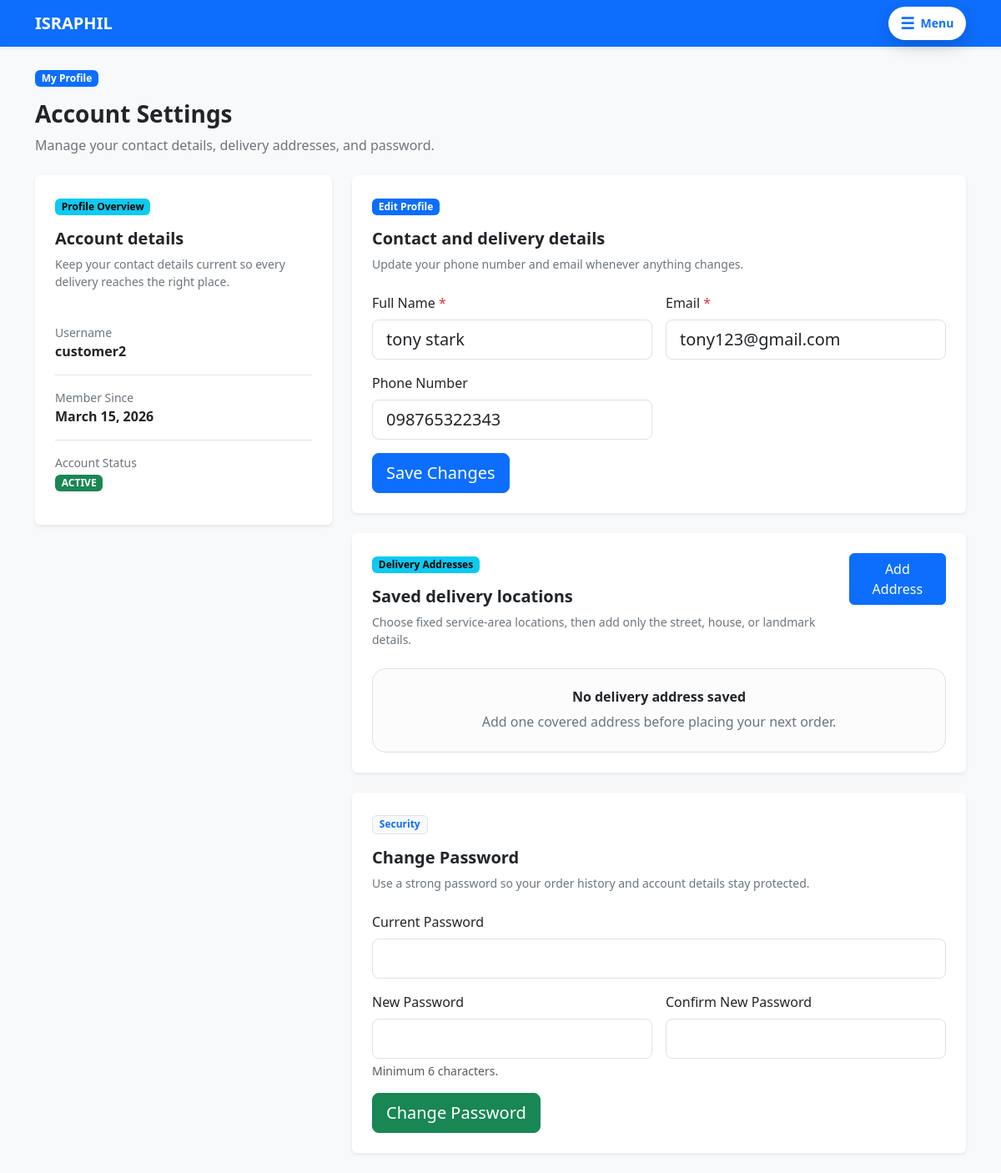
Before: /pages/customer/profile.php (signed in) with the older database file.
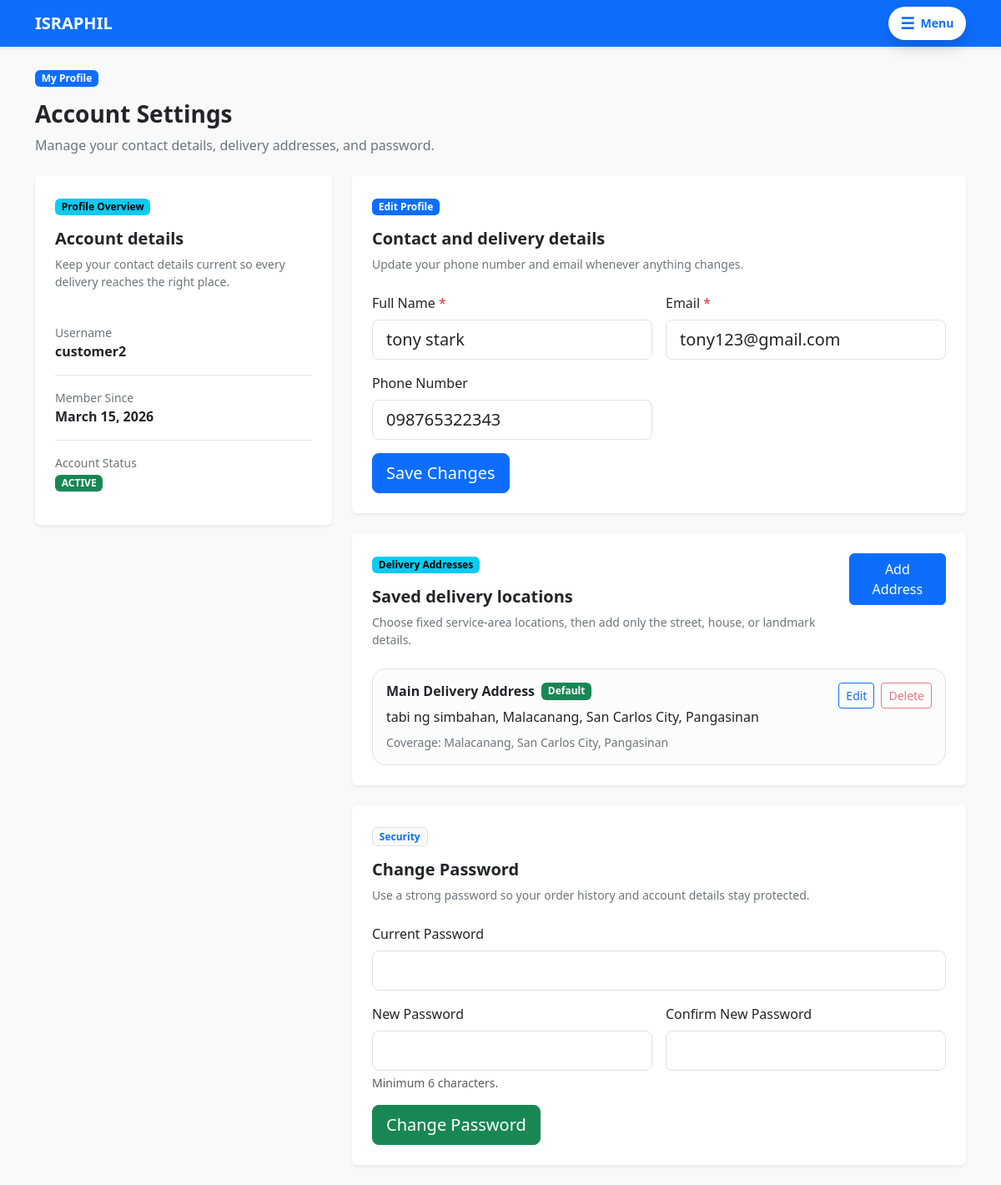
After: the same page with the newer database file.
### tables this page shows
CREATE TABLE `customer_delivery_addresses` (
  `address_id` int(11) NOT NULL,
  `customer_id` int(11) NOT NULL,
  `label` varchar(80) NOT NULL DEFAULT 'Delivery Address',
  `address` text NOT NULL,
  `street_address` text DEFAULT NULL,
  `barangay` varchar(120) DEFAULT NULL,
  `city` varchar(120) DEFAULT NULL,
  `province` varchar(120) DEFAULT NULL,
  `service_area_id` int(11) DEFAULT NULL,
  `is_default` tinyint(1) NOT NULL DEFAULT 0,
  `created_at` timestamp NOT NULL DEFAULT current_timestamp(),
  `updated_at` timestamp NOT NULL DEFAULT current_timestamp() ON UPDATE current_timestamp()
);

### includes/address_helpers.php (called while the page is built, shortened)
<?php
function customer_delivery_address_rows($conn, $customer_id) {
    $stmt = $conn->prepare("SELECT * FROM customer_delivery_addresses WHERE customer_id = ? ORDER BY is_default DESC, created_at ASC, address_id ASC");
    $stmt->bind_param('i', $customer_id);
    $stmt->execute();
    $rows = $stmt->get_result()->fetch_all(MYSQLI_ASSOC);
    return $rows;
}

### pages/customer/profile.php (the view, shortened to what the changed rows need)
<?php
require_once __DIR__ . '/../../includes/db_connect.php';
require_once __DIR__ . '/../../includes/address_helpers.php';
$customer_id = $_SESSION['user_id'];
$delivery_addresses = customer_delivery_address_rows($conn, $customer_id);
?>
<!DOCTYPE html>
<html lang="en">
<head>
    <link href="https://cdn.jsdelivr.net/npm/bootstrap@5.3.3/dist/css/bootstrap.min.css" rel="stylesheet">
    <link rel="stylesheet" href="../../style/customer/profile.css">
    <link rel="stylesheet" href="../../style/customer/navbar.css">
</head>
<body class="bg-light">
    <main class="container py-4">
        <div class="d-flex flex-column flex-md-row justify-content-between align-items-md-start gap-3 mb-4">
            <div>
                <h1 class="h3 fw-bold mb-2">Account Settings</h1>
            </div>
        </div>
        <div class="row g-4 align-items-start">
            <div class="col-lg-4">
                <section class="card border-0 shadow-sm">
                    <div class="card-body p-4">
                        <h2 class="h5 fw-bold mb-2">Account details</h2>
                    </div>
                </section>
            </div>
            <div class="col-lg-8">
                <section class="card border-0 shadow-sm mb-4">
                    <div class="card-body p-4">
                        <h2 class="h5 fw-bold mb-2">Contact and delivery details</h2>
                    </div>
                </section>
                <section class="card border-0 shadow-sm mb-4">
                    <div class="card-body p-4">
                        <div class="d-flex flex-column flex-md-row justify-content-between align-items-md-start gap-3 mb-4">
                            <div>
                                <h2 class="h5 fw-bold mb-2">Saved delivery locations</h2>
                            </div>
                        </div>
                        <?php if (!empty($delivery_addresses)): ?>
                        <div class="row g-3">
                            <?php foreach ($delivery_addresses as $address): ?>
                            <?php
                                $address_id = (int) ($address['address_id'] ?? 0);
                                $address_label = (string) ($address['label'] ?? 'Delivery Address');
                                $full_address = (string) ($address['address'] ?? '');
                                $street_address = (string) (($address['street_address'] ?? '') !== '' ? $address['street_address'] : $full_address);
                                $barangay = (string) ($address['barangay'] ?? '');
                                $city = (string) ($address['city'] ?? '');
                                $province = (string) ($address['province'] ?? '');
                                $is_default = (int) ($address['is_default'] ?? 0) === 1;
                                $can_delete = count($delivery_addresses) > 1;
                            ?>
                            <div class="col-12">
                                <article class="border rounded-4 p-3 bg-light-subtle">
                                    <div class="d-flex flex-column flex-md-row justify-content-between gap-3">
                                        <div>
                                            <div class="d-flex flex-wrap align-items-center gap-2 mb-2">
                                                <h3 class="h6 fw-bold mb-0"><?php echo htmlspecialchars($address_label); ?></h3>
                                                <?php if ($is_default): ?>
                                                    <span class="badge text-bg-success">Default</span>
                                                <?php endif; ?>
                                            </div>
                                            <p class="mb-2"><?php echo htmlspecialchars($full_address); ?></p>
                                            <?php if ($barangay !== '' || $city !== '' || $province !== ''): ?>
                                                <p class="small text-secondary mb-0">Coverage: <?php echo htmlspecialchars(implode(', ', array_filter([$barangay, $city, $province]))); ?></p>
                                            <?php else: ?>
                                                <p class="small text-warning mb-0">Edit this address to connect it to a covered barangay.</p>
                                            <?php endif; ?>
                                        </div>
                                        <div class="d-flex flex-wrap align-items-start gap-2">
                                            <button
                                                type="button"
                                                class="btn btn-outline-primary btn-sm"
                                                data-bs-toggle="modal"
                                                data-bs-target="#addressModal"
                                                data-mode="edit"
                                                data-address-id="<?php echo $address_id; ?>"
                                                data-label="<?php echo htmlspecialchars($address_label, ENT_QUOTES); ?>"
                                                data-street="<?php echo htmlspecialchars($street_address, ENT_QUOTES); ?>"
                                                data-province="<?php echo htmlspecialchars($province, ENT_QUOTES); ?>"
                                                data-city="<?php echo htmlspecialchars($city, ENT_QUOTES); ?>"
                                                data-barangay="<?php echo htmlspecialchars($barangay, ENT_QUOTES); ?>"
                                                data-default="<?php echo $is_default ? '1' : '0'; ?>"
                                            >
                                                Edit
                                            </button>
                                            <form method="POST" class="delete-address-form" data-address-id="<?php echo $address_id; ?>" data-address-label="<?php echo htmlspecialchars($address_label, ENT_QUOTES); ?>">
                                                <button type="submit" name="delete_delivery_address" class="btn btn-outline-danger btn-sm" <?php echo $can_delete ? '' : 'disabled'; ?>>
                                                    Delete
                                                </button>
                                            </form>
                                        </div>
                                    </div>
                                </article>
                            </div>
                            <?php endforeach; ?>
                        </div>
                        <?php else: ?>
                        <div class="text-center border rounded-4 p-4 bg-light-subtle">
                            <h3 class="h6 fw-bold">No delivery address saved</h3>
                            <p class="text-secondary mb-0">Add one covered address before placing your next order.</p>
                        </div>
                        <?php endif; ?>
                    </div>
                </section>
                <section class="card border-0 shadow-sm">
                    <div class="card-body p-4">
                        <h2 class="h5 fw-bold mb-2">Change Password</h2>
                    </div>
                </section>
            </div>
        </div>
    </main>
</body>
</html>

Changed rows visible on the page:
added customer_delivery_addresses: label "Main Delivery Address", is_default "Default", address "tabi ng simbahan, Malacanang, San Carlos City, Pangasinan", barangay+city+province "Malacanang, San Carlos City, Pangasinan"
Other visible differences:
text no longer shown: "No delivery address saved Add one covered address before placing your next order."
